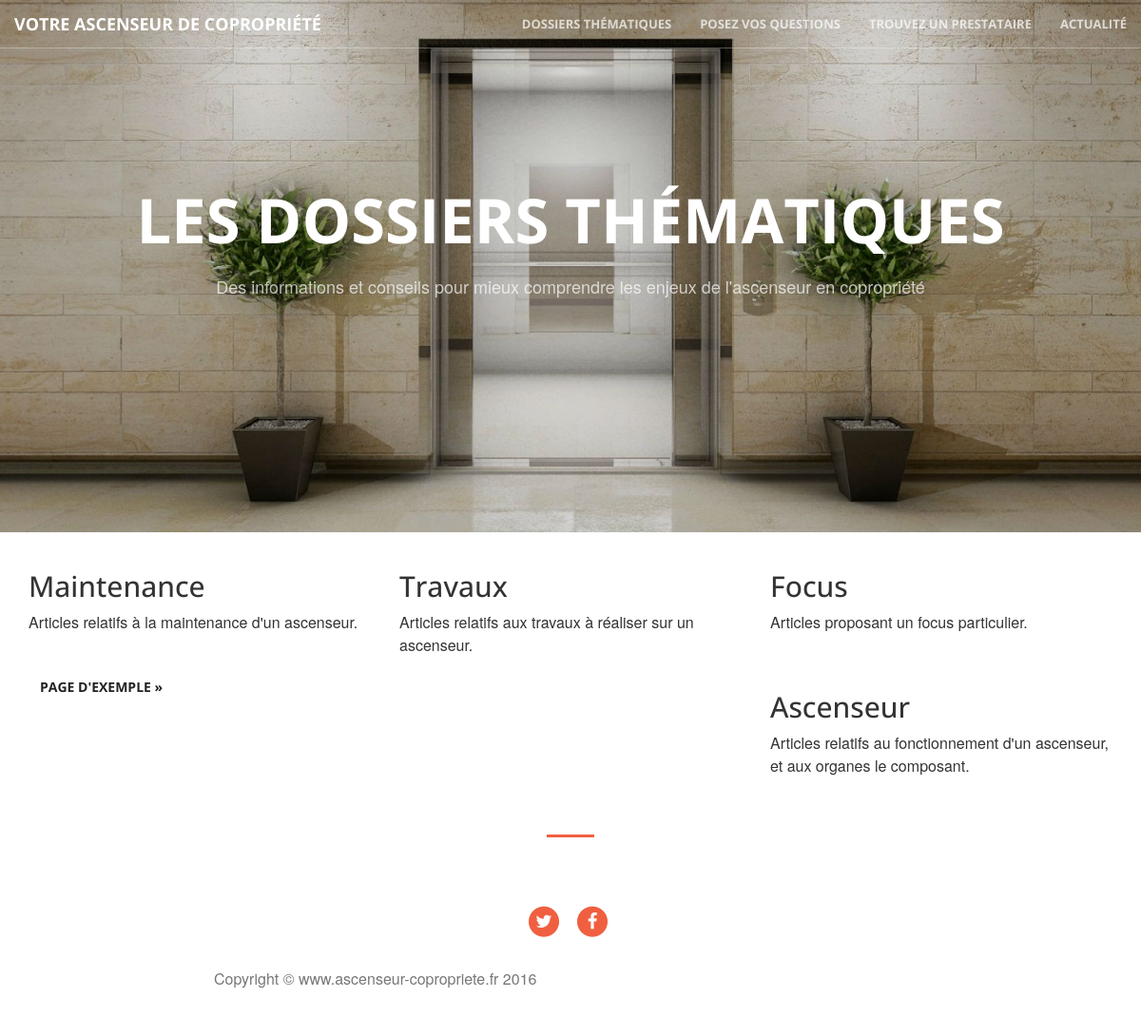
/articles/, run on an earlier commit of the app's database.
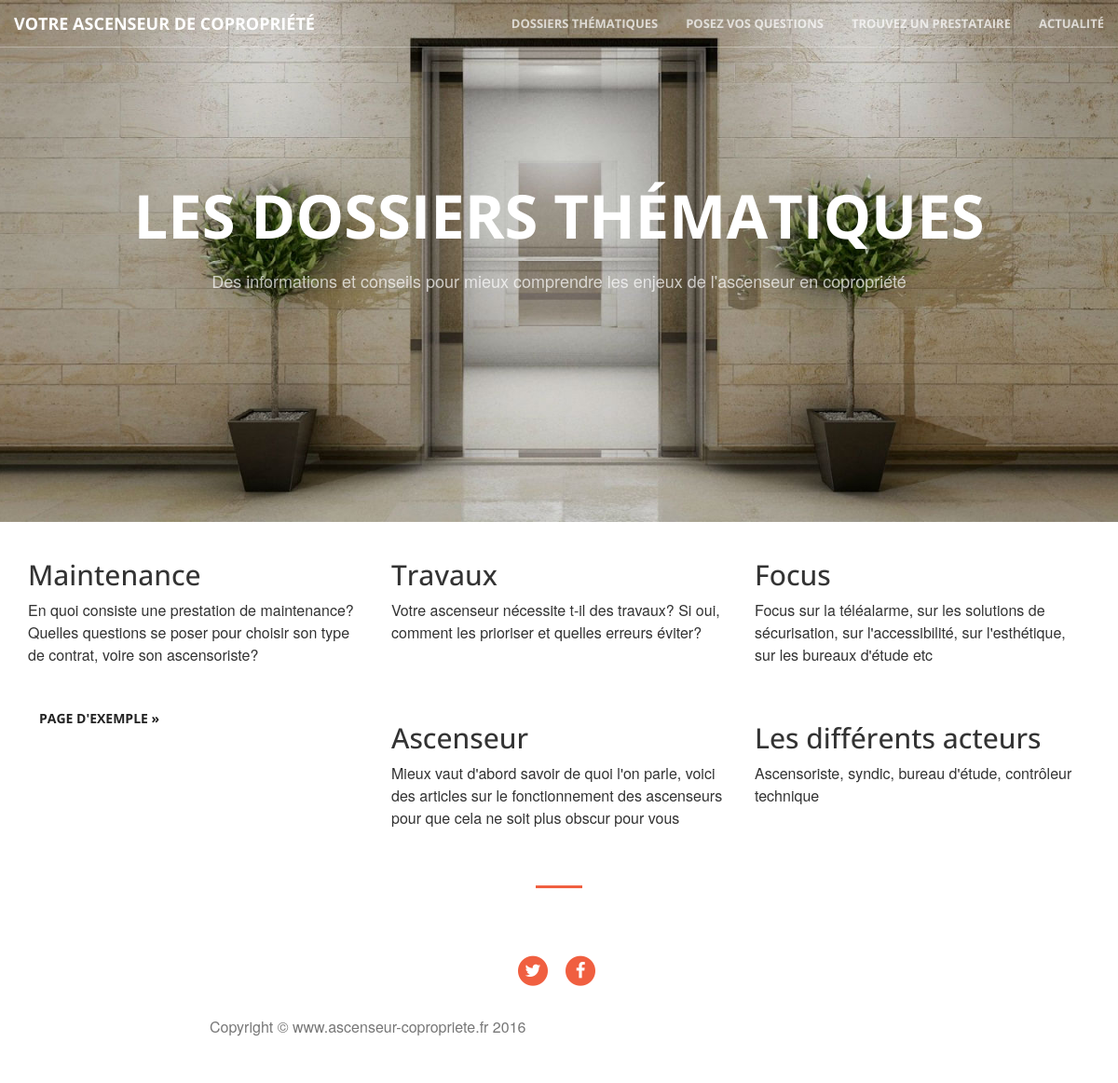
And on a later commit of the database.
### articles/models.py (models this page shows, shortened)
class Categorie(models.Model):
    name_db = models.CharField(max_length=50)
    nom = models.CharField(max_length=200)
    description = models.TextField()

class Article(models.Model):
    name_db = models.CharField(max_length=50)
    titre_article = models.CharField(max_length=200)
    description = models.TextField()
    body = models.TextField()
    categorie = models.ForeignKey(Categorie)
    slug = models.SlugField()

### articles/views.py (the view)
def index(request):
    categories = Categorie.objects.all()
    articles = Article.objects.all()
    context = {}
    context['categories']= categories
    context['nbcat']= categories.count()
    context['articles']= articles
    return render(request,'articles/index.html',context)

### articles/templates/articles/index.html
{% extends 'base.html' %}
{% load staticfiles %}
{% block body_block %}
<header style="background-image: url({% static 'Bootstrap/img/header2.jpg' %});min-height: 70%;">
    <div class="header-content">
        <div class="header-content-inner">
            <h1>Les dossiers thématiques</h1>
            <br>
            <p>Des informations et conseils pour mieux comprendre les enjeux de l'ascenseur en copropriété</p>
        </div>
    </div>
</header>
<br>
<article>
    <div class="container">
        <div class="row">
            {% for categorie in categories %}
            <div class="col-md-4">
                <h2>{{ categorie.nom }}</h2>
                <p>{{ categorie.description }}</p>
                <br>
                <div class ="articles">
                    {% for article in articles %}
                        {% if article.categorie == categorie %}
                            <p><a class="btn btn-default" href="/articles/{{ article.slug }}/" role="button">{{ article.titre_article }} »</a></p>
                        {% endif %}
                    {% endfor %}
                </div>
            </div>
            {% endfor %}
        </div>
    </div>
</article>
<hr class="primary"></hr>
{% endblock %}

What changed in the data, as far as the page shows it:
changed Categorie "Maintenance": description "Articles relatifs à la maintenance d'un ascenseur." → "En quoi consiste une prestation de maintenance? Quelles questions se poser pour choisir son type de contrat, voire son ascensoriste?"
changed Categorie "Travaux": description "Articles relatifs aux travaux à réaliser sur un ascenseur." → "Votre ascenseur nécessite t-il des travaux? Si oui, comment les prioriser et quelles erreurs éviter?"
changed Categorie "Focus": description "Articles proposant un focus particulier." → "Focus sur la téléalarme, sur les solutions de sécurisation, sur l'accessibilité, sur l'esthétique, sur les bureaux d'étude etc"
changed Categorie "Ascenseur": description "Articles relatifs au fonctionnement d'un ascenseur, et aux organes le composant." → "Mieux vaut d'abord savoir de quoi l'on parle, voici des articles sur le fonctionnement des ascenseurs pour que cela ne soit plus obscur pour vous"
added Categorie: nom "Les différents acteurs", description "Ascensoriste, syndic, bureau d'étude, contrôleur technique"
